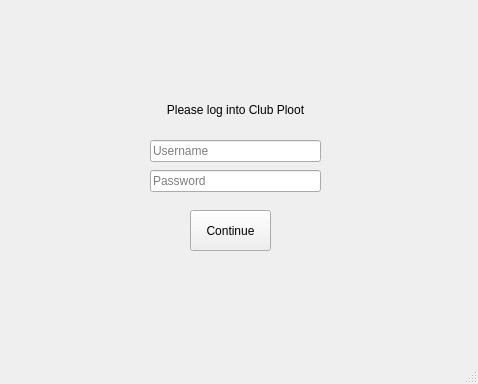
<?xml version="1.0" encoding="UTF-8"?>
<ui version="4.0">
 <class>login_screen</class>
 <widget class="QMainWindow" name="login_screen">
  <property name="geometry">
   <rect>
    <x>0</x>
    <y>0</y>
    <width>478</width>
    <height>384</height>
   </rect>
  </property>
  <property name="windowTitle">
   <string>Login Screen - Club Ploot</string>
  </property>
  <widget class="QWidget" name="centralwidget">
   <widget class="QLineEdit" name="lineEdit">
    <property name="geometry">
     <rect>
      <x>150</x>
      <y>140</y>
      <width>171</width>
      <height>22</height>
     </rect>
    </property>
    <property name="text">
     <string/>
    </property>
    <property name="placeholderText">
     <string>Username</string>
    </property>
   </widget>
   <widget class="QLineEdit" name="lineEdit_2">
    <property name="geometry">
     <rect>
      <x>150</x>
      <y>170</y>
      <width>171</width>
      <height>22</height>
     </rect>
    </property>
    <property name="text">
     <string/>
    </property>
    <property name="placeholderText">
     <string>Password</string>
    </property>
   </widget>
   <widget class="QLabel" name="label">
    <property name="geometry">
     <rect>
      <x>0</x>
      <y>0</y>
      <width>491</width>
      <height>361</height>
     </rect>
    </property>
    <property name="text">
     <string>&lt;html&gt;&lt;head/&gt;&lt;body&gt;&lt;p&gt;&lt;img src=&quot;:/images/Login_Screen_Background.png&quot;/&gt;&lt;/p&gt;&lt;/body&gt;&lt;/html&gt;</string>
    </property>
   </widget>
   <widget class="QPushButton" name="pushButton">
    <property name="geometry">
     <rect>
      <x>190</x>
      <y>210</y>
      <width>81</width>
      <height>41</height>
     </rect>
    </property>
    <property name="text">
     <string>Continue</string>
    </property>
   </widget>
   <widget class="QLabel" name="label_2">
    <property name="geometry">
     <rect>
      <x>150</x>
      <y>90</y>
      <width>171</width>
      <height>41</height>
     </rect>
    </property>
    <property name="text">
     <string>&lt;html&gt;&lt;head/&gt;&lt;body&gt;&lt;p align=&quot;center&quot;&gt;Please log into Club Ploot&lt;/p&gt;&lt;/body&gt;&lt;/html&gt;</string>
    </property>
   </widget>
   <zorder>label</zorder>
   <zorder>lineEdit_2</zorder>
   <zorder>lineEdit</zorder>
   <zorder>pushButton</zorder>
   <zorder>label_2</zorder>
  </widget>
  <widget class="QMenuBar" name="menubar">
   <property name="geometry">
    <rect>
     <x>0</x>
     <y>0</y>
     <width>478</width>
     <height>21</height>
    </rect>
   </property>
  </widget>
  <widget class="QStatusBar" name="statusbar"/>
 </widget>
 <resources/>
 <connections/>
</ui>
